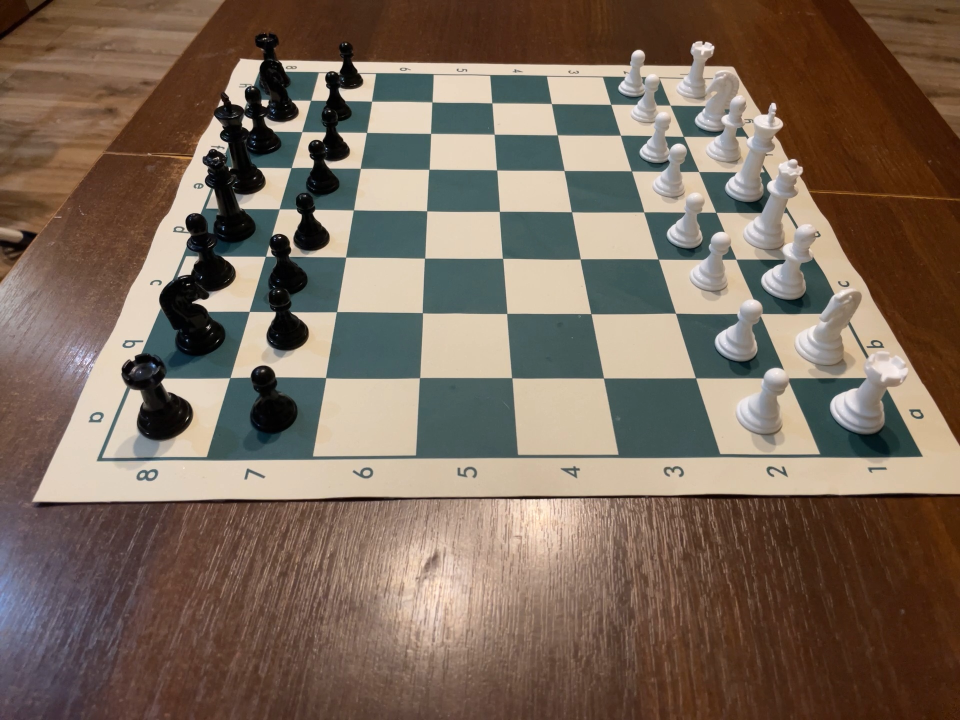
#> input picture mock/1.jpg, 1920 x 1440 px (shown at 1/2 size); its folder holds only this picture in this run
$ python -i laps.py   (imports and definitions only)
#> lines starting #> are read from the running program, lines starting #| are printed output that depends on the picture; after the words box and inside, x2 and y2 are one past the last pixel; in counts of white or black regions, pixels touching at a corner belong together
#> further down, picture is the input picture: shape (1440, 1920, 3); mean B, G, R 91, 105.4, 122.5
"""This is the lattice-points-search module."""


import collections

import cv2
import numpy as np
import onnxruntime
from scipy.cluster.hierarchy import single, fcluster
from scipy.spatial.distance import pdist

from LiveChess2FEN.detectboard import debug, image_object
from LiveChess2FEN.detectboard import poly_point_isect


# [3 lines that did not run here, left out]

__ANALYSIS_RADIUS = 10


# [24 lines left out: functions __find_intersections, __cluster_points, not called in this run]


def __is_lattice_point(img):
    """Determine if a point is a lattice point."""
    img = cv2.cvtColor(img, cv2.COLOR_BGR2GRAY)
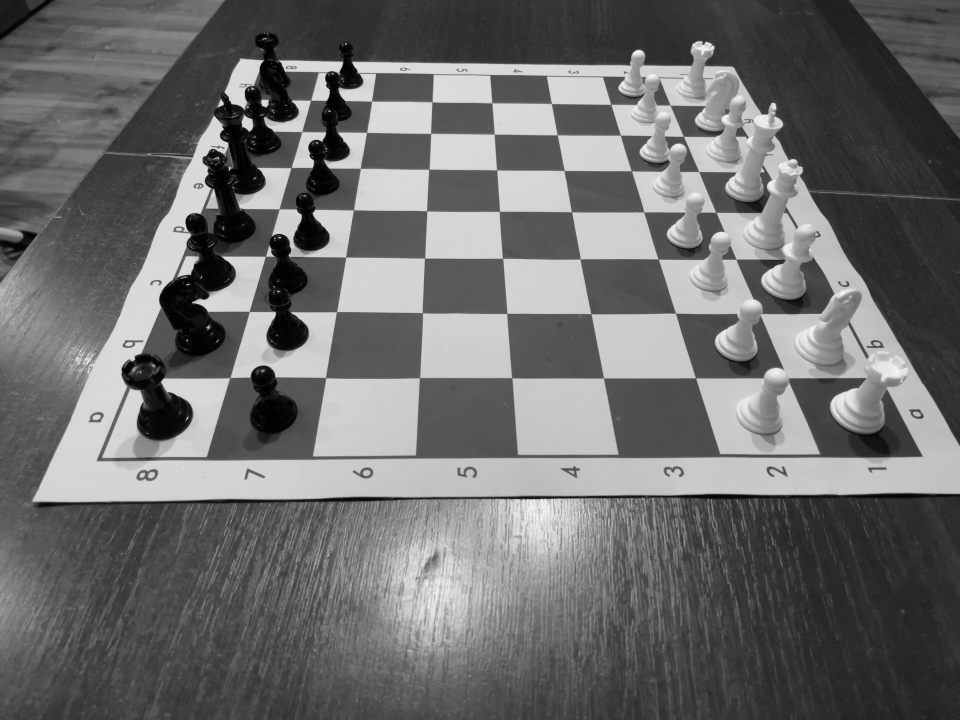
#> img: shape (1440, 1920) (shown at 1/2 size); min 0, max 254, mean 108.9
    img = cv2.threshold(img, 0, 255, cv2.THRESH_OTSU)[1]
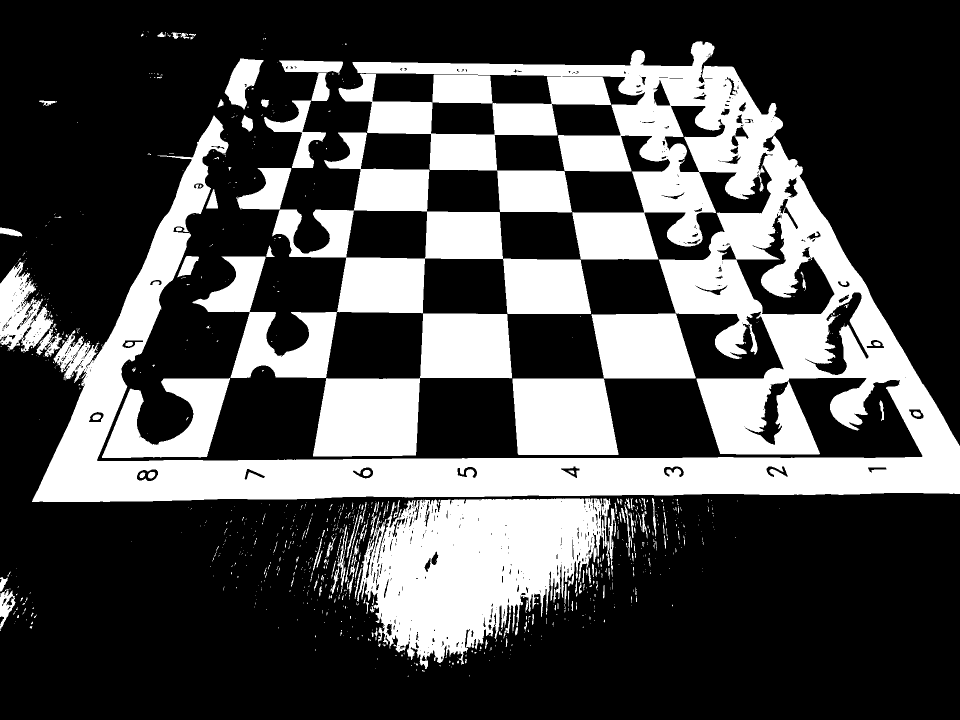
#> img: shape (1440, 1920) (shown at 1/2 size); 30.9% white; 962 white regions (807 under 20 px), largest, box (x1, y1, x2, y2) and area: (64, 82, 1920, 1004) 525643, (714, 997, 1221, 1338) 106060, (472, 265, 1182, 628) 78741
    img = cv2.Canny(img, 0, 255)
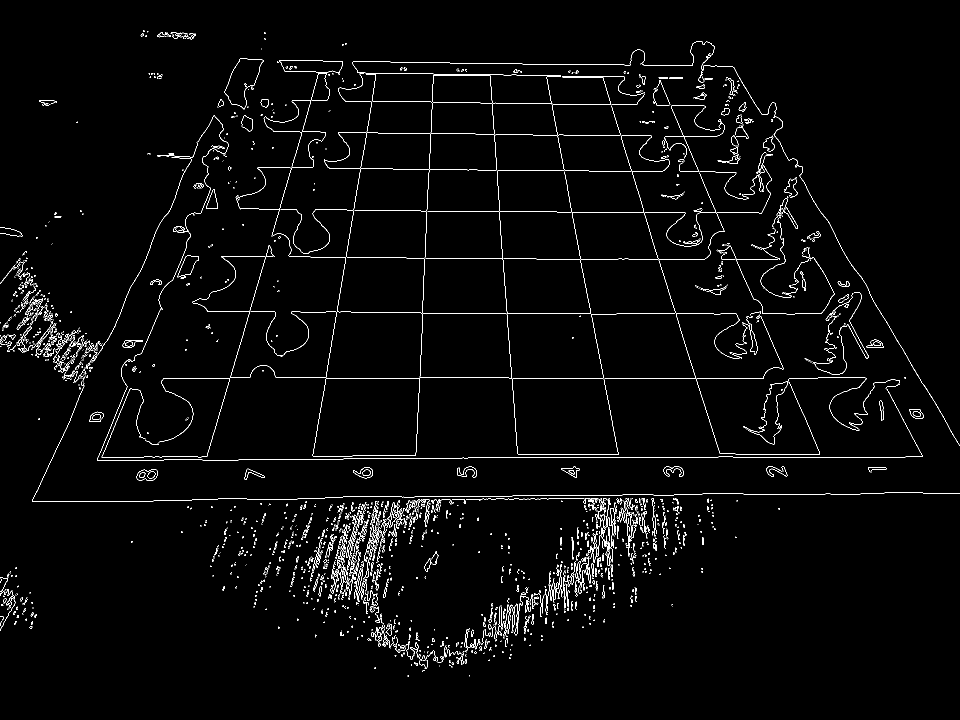
#> img: shape (1440, 1920) (shown at 1/2 size); 2.1% white in thin lines or dots, all inside (x1, y1, x2, y2) = (0, 61, 1920, 1354)
    img = cv2.resize(img, (21, 21), interpolation=cv2.INTER_CUBIC)
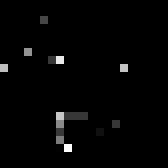
#> img: shape (21, 21) (shown 8 times larger); min 0, max 255, mean 4.3

    # Geometric detector to filter easy points
    img_geo = cv2.dilate(img, None)
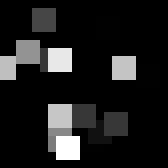
#> img_geo: shape (21, 21) (shown 8 times larger); min 0, max 255, mean 29.4
    mask = cv2.copyMakeBorder(
        img_geo,
        top=1,
        bottom=1,
        left=1,
        right=1,
        borderType=cv2.BORDER_CONSTANT,
        value=[255, 255, 255],
    )
    mask = cv2.bitwise_not(mask)
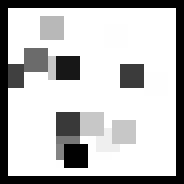
#> mask: shape (23, 23) (shown 8 times larger); min 0, max 255, mean 188.1

    contours, _ = cv2.findContours(
        mask, cv2.RETR_EXTERNAL, cv2.CHAIN_APPROX_NONE
    )
#> contours = 1 contour; box (x1, y1, x2, y2) and area: (1, 1, 22, 22) 400

    _c = np.zeros((23, 23, 3), np.uint8)
    num_rhomboid = 0
    for cnt in contours:
        _, radius = cv2.minEnclosingCircle(cnt)
        approx = cv2.approxPolyDP(cnt, 0.1 * cv2.arcLength(cnt, True), True)
        if len(approx) == 4 and radius < 14:
            cv2.drawContours(_c, [cnt], 0, (0, 255, 0), 1)
            num_rhomboid += 1
        else:
            cv2.drawContours(_c, [cnt], 0, (0, 0, 255), 1)
#> this loop made 1 pass
#> (radius, approx) on pass 1: (14.14, [[1, 1], [1, 21], [21, 21], [21, 1]])
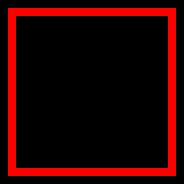
#> _c: shape (23, 23, 3) (shown 8 times larger); mean of channels 0, 1, 2 0, 0, 38.6; drawn as B, G, R
#> after the loop, num_rhomboid = 0

    if num_rhomboid == 4:
        return True

    # Neural detector if unable to decide using the geometric detector
    X = [np.where(img > int(255 / 2), 1, 0).ravel()]
    X = X[0].reshape([-1, 21, 21, 1]).astype("float32")

#> (the run stopped early here; a loop or call above may not have finished)
